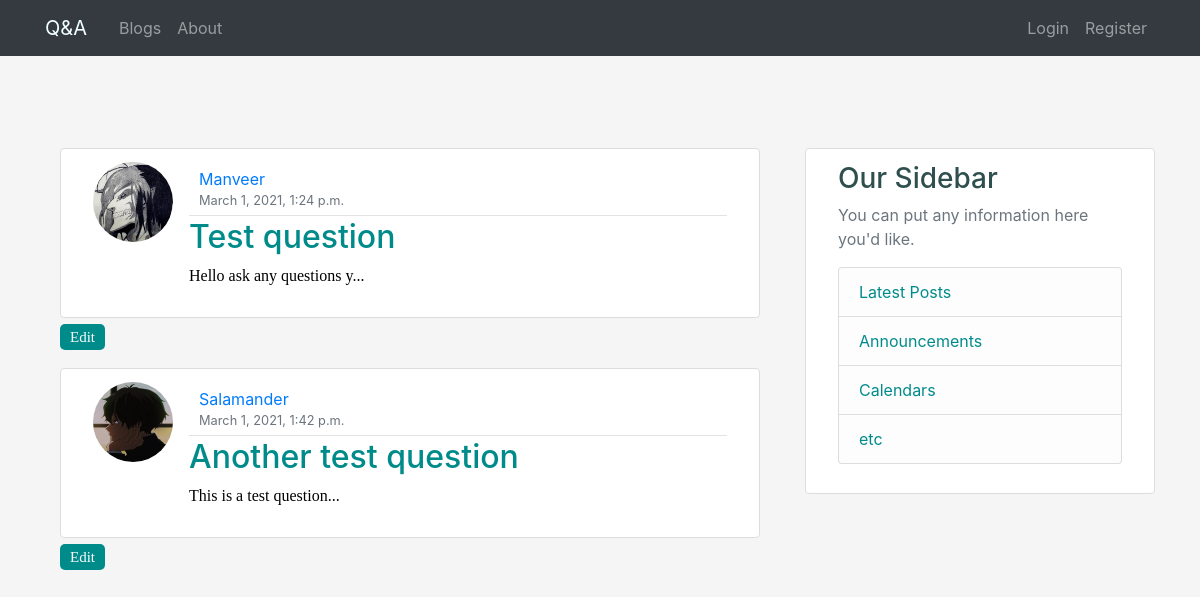
Page /quesans/ on the earlier database version.
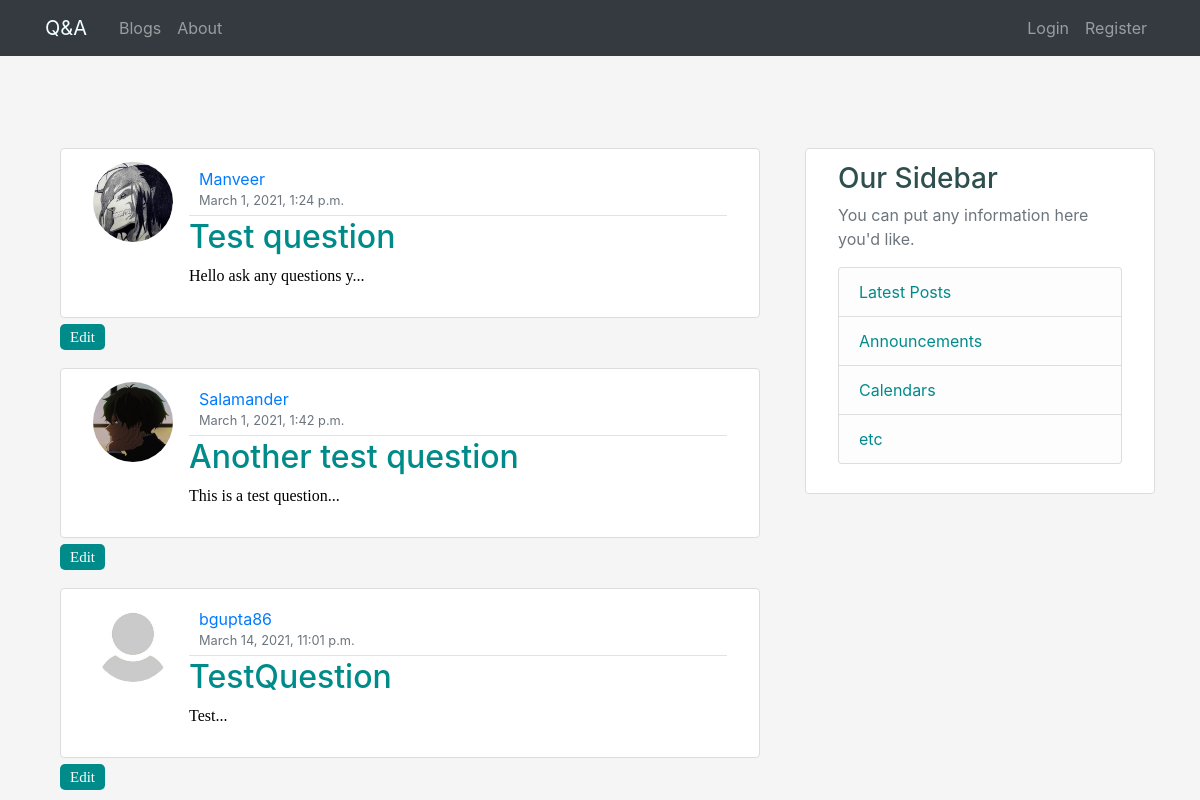
Same page on the later database version.
### quesans/models.py (models this page shows, shortened)
class Question(models.Model):
    title = models.CharField(max_length=100)
    desc = models.TextField()
    author=models.ForeignKey(User,on_delete=models.CASCADE,default=None)
    created_on = models.DateTimeField(auto_now=True)
    slug=models.SlugField()
    def snippet(self):
        return self.desc[:25]+"..."

### users/models.py (models this page shows, shortened)
class Profile(models.Model):
    user = models.OneToOneField(User, on_delete=models.CASCADE)
    image = models.ImageField(default='default.jpg', upload_to='profile_pics')
    bio = models.TextField(default="No Bio")
    face_encode = models.FileField(upload_to='face_encodes', blank=True)
    two_factor = models.BooleanField(default=False)
    following = models.ManyToManyField(
        User, related_name='following')

### quesans/views.py (the view)
# urls.py: path('',views.QuestionListView.as_view(),name='clist'),
class QuestionListView(ListView):
    model=Question
    template_name='quesans/listall.html'
    context_object_name='questions'
    ordering=['created_on']

### quesans/templates/quesans/listall.html
{% extends 'quesans/base_layout.html' %}
{% block content %}
    {% for question in questions %}
    <article class="media content-section">
        <img class="rounded-circle article-img" src="{{question.author.profile.image.url }}" width='50' height='50' >
        <div class="media-body">
        <div class="article-metadata">
            <a class="mr-2" href="#">{{question.author}}</a>
            <small class="text-muted">{{question.created_on}}</small>
        </div>
        <h2><a class="article-title" href="{% url 'quesans:qthread' question.slug %}">{{ question.title }}</a></h2>
        <p class="article-content">{{ question.snippet }}</p>
        </div>
    </article>
    <a href="{% url 'quesans:qupdate' question.pk %}" class='btn btn-info' role='button'>Edit</a>
    {% endfor %}
{% endblock %}

Differences in the rows shown:
added Question: author.profile.image (placeholder picture), author "bgupta86", created_on "March 14, 2021, 11:01 p.m.", title "TestQuestion", snippet "Test..."
